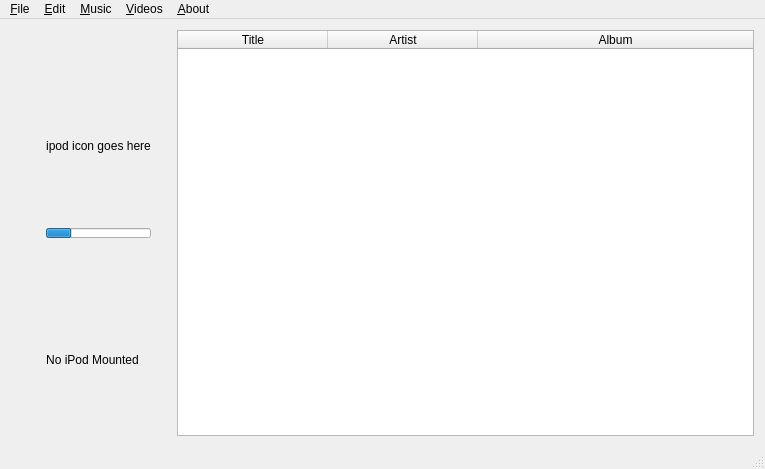
<?xml version="1.0" encoding="UTF-8"?>
<ui version="4.0">
 <class>MainWindow</class>
 <widget class="QMainWindow" name="MainWindow">
  <property name="geometry">
   <rect>
    <x>0</x>
    <y>0</y>
    <width>765</width>
    <height>469</height>
   </rect>
  </property>
  <property name="sizePolicy">
   <sizepolicy hsizetype="Preferred" vsizetype="Preferred">
    <horstretch>0</horstretch>
    <verstretch>0</verstretch>
   </sizepolicy>
  </property>
  <property name="windowTitle">
   <string>MainWindow</string>
  </property>
  <widget class="QWidget" name="centralWidget">
   <property name="sizePolicy">
    <sizepolicy hsizetype="Preferred" vsizetype="Preferred">
     <horstretch>0</horstretch>
     <verstretch>0</verstretch>
    </sizepolicy>
   </property>
   <property name="cursor">
    <cursorShape>ArrowCursor</cursorShape>
   </property>
   <layout class="QVBoxLayout" name="verticalLayout_2">
    <item>
     <layout class="QGridLayout" name="gridLayout">
      <property name="sizeConstraint">
       <enum>QLayout::SetNoConstraint</enum>
      </property>
      <item row="2" column="0">
       <spacer name="horizontalSpacer_2">
        <property name="orientation">
         <enum>Qt::Horizontal</enum>
        </property>
        <property name="sizeType">
         <enum>QSizePolicy::Fixed</enum>
        </property>
        <property name="sizeHint" stdset="0">
         <size>
          <width>20</width>
          <height>13</height>
         </size>
        </property>
       </spacer>
      </item>
      <item row="2" column="1">
       <layout class="QVBoxLayout" name="verticalLayout">
        <property name="sizeConstraint">
         <enum>QLayout::SetMinimumSize</enum>
        </property>
        <property name="leftMargin">
         <number>15</number>
        </property>
        <property name="rightMargin">
         <number>0</number>
        </property>
        <item>
         <spacer name="verticalSpacer">
          <property name="orientation">
           <enum>Qt::Vertical</enum>
          </property>
          <property name="sizeType">
           <enum>QSizePolicy::Fixed</enum>
          </property>
          <property name="sizeHint" stdset="0">
           <size>
            <width>20</width>
            <height>40</height>
           </size>
          </property>
         </spacer>
        </item>
        <item>
         <widget class="QLabel" name="ipodimg">
          <property name="sizePolicy">
           <sizepolicy hsizetype="Fixed" vsizetype="Preferred">
            <horstretch>0</horstretch>
            <verstretch>0</verstretch>
           </sizepolicy>
          </property>
          <property name="text">
           <string>ipod icon goes here</string>
          </property>
          <property name="alignment">
           <set>Qt::AlignCenter</set>
          </property>
         </widget>
        </item>
        <item>
         <widget class="QProgressBar" name="progressBar">
          <property name="sizePolicy">
           <sizepolicy hsizetype="Fixed" vsizetype="Fixed">
            <horstretch>0</horstretch>
            <verstretch>0</verstretch>
           </sizepolicy>
          </property>
          <property name="maximumSize">
           <size>
            <width>120</width>
            <height>10</height>
           </size>
          </property>
          <property name="font">
           <font>
            <weight>50</weight>
            <italic>false</italic>
            <bold>false</bold>
           </font>
          </property>
          <property name="value">
           <number>24</number>
          </property>
          <property name="textVisible">
           <bool>false</bool>
          </property>
         </widget>
        </item>
        <item>
         <spacer name="verticalSpacer_2">
          <property name="orientation">
           <enum>Qt::Vertical</enum>
          </property>
          <property name="sizeType">
           <enum>QSizePolicy::Fixed</enum>
          </property>
          <property name="sizeHint" stdset="0">
           <size>
            <width>20</width>
            <height>40</height>
           </size>
          </property>
         </spacer>
        </item>
        <item>
         <widget class="QLabel" name="label">
          <property name="sizePolicy">
           <sizepolicy hsizetype="Fixed" vsizetype="Preferred">
            <horstretch>0</horstretch>
            <verstretch>0</verstretch>
           </sizepolicy>
          </property>
          <property name="baseSize">
           <size>
            <width>0</width>
            <height>0</height>
           </size>
          </property>
          <property name="text">
           <string>No iPod Mounted</string>
          </property>
          <property name="alignment">
           <set>Qt::AlignCenter</set>
          </property>
         </widget>
        </item>
       </layout>
      </item>
      <item row="2" column="5">
       <spacer name="horizontalSpacer">
        <property name="orientation">
         <enum>Qt::Horizontal</enum>
        </property>
        <property name="sizeType">
         <enum>QSizePolicy::Fixed</enum>
        </property>
        <property name="sizeHint" stdset="0">
         <size>
          <width>20</width>
          <height>13</height>
         </size>
        </property>
       </spacer>
      </item>
      <item row="2" column="6">
       <widget class="QTableWidget" name="tableWidget">
        <property name="enabled">
         <bool>true</bool>
        </property>
        <property name="sizePolicy">
         <sizepolicy hsizetype="Expanding" vsizetype="Expanding">
          <horstretch>0</horstretch>
          <verstretch>0</verstretch>
         </sizepolicy>
        </property>
        <property name="baseSize">
         <size>
          <width>0</width>
          <height>0</height>
         </size>
        </property>
        <property name="editTriggers">
         <set>QAbstractItemView::NoEditTriggers</set>
        </property>
        <property name="tabKeyNavigation">
         <bool>false</bool>
        </property>
        <property name="alternatingRowColors">
         <bool>true</bool>
        </property>
        <property name="selectionMode">
         <enum>QAbstractItemView::ExtendedSelection</enum>
        </property>
        <property name="selectionBehavior">
         <enum>QAbstractItemView::SelectRows</enum>
        </property>
        <property name="gridStyle">
         <enum>Qt::DotLine</enum>
        </property>
        <property name="sortingEnabled">
         <bool>true</bool>
        </property>
        <property name="cornerButtonEnabled">
         <bool>false</bool>
        </property>
        <attribute name="horizontalHeaderCascadingSectionResizes">
         <bool>false</bool>
        </attribute>
        <attribute name="horizontalHeaderDefaultSectionSize">
         <number>150</number>
        </attribute>
        <attribute name="horizontalHeaderHighlightSections">
         <bool>true</bool>
        </attribute>
        <attribute name="horizontalHeaderStretchLastSection">
         <bool>true</bool>
        </attribute>
        <attribute name="verticalHeaderVisible">
         <bool>false</bool>
        </attribute>
        <attribute name="verticalHeaderShowSortIndicator" stdset="0">
         <bool>false</bool>
        </attribute>
        <attribute name="verticalHeaderStretchLastSection">
         <bool>false</bool>
        </attribute>
        <column>
         <property name="text">
          <string>Title</string>
         </property>
        </column>
        <column>
         <property name="text">
          <string>Artist</string>
         </property>
        </column>
        <column>
         <property name="text">
          <string>Album</string>
         </property>
        </column>
       </widget>
      </item>
     </layout>
    </item>
   </layout>
  </widget>
  <widget class="QMenuBar" name="menuBar">
   <property name="geometry">
    <rect>
     <x>0</x>
     <y>0</y>
     <width>765</width>
     <height>22</height>
    </rect>
   </property>
   <widget class="QMenu" name="menu_File">
    <property name="title">
     <string>&amp;File</string>
    </property>
    <addaction name="actionReload"/>
    <addaction name="action_Quit"/>
   </widget>
   <widget class="QMenu" name="menu_About">
    <property name="title">
     <string>&amp;About</string>
    </property>
    <addaction name="actionAbout_Qt"/>
    <addaction name="actionAbout"/>
   </widget>
   <widget class="QMenu" name="menu_Edit">
    <property name="title">
     <string>&amp;Edit</string>
    </property>
    <addaction name="actionSet_Mount_Point"/>
   </widget>
   <widget class="QMenu" name="menuMovies">
    <property name="title">
     <string>&amp;Videos</string>
    </property>
    <addaction name="actionConvert_and_Add"/>
    <addaction name="actionAdd_YouTube_Video"/>
   </widget>
   <widget class="QMenu" name="menu_Music">
    <property name="title">
     <string>&amp;Music</string>
    </property>
    <addaction name="actionAdd_File"/>
    <addaction name="actionAdd_Folder"/>
   </widget>
   <addaction name="menu_File"/>
   <addaction name="menu_Edit"/>
   <addaction name="menu_Music"/>
   <addaction name="menuMovies"/>
   <addaction name="menu_About"/>
  </widget>
  <widget class="QStatusBar" name="statusBar"/>
  <action name="action_Quit">
   <property name="icon">
    <iconset resource="images.qrc">
     <normaloff>:/icons/images/application_exit.png</normaloff>:/icons/images/application_exit.png</iconset>
   </property>
   <property name="text">
    <string>&amp;Quit</string>
   </property>
   <property name="shortcut">
    <string>Ctrl+Q</string>
   </property>
   <property name="shortcutContext">
    <enum>Qt::ApplicationShortcut</enum>
   </property>
  </action>
  <action name="actionAbout_Qt">
   <property name="text">
    <string>About Qt</string>
   </property>
  </action>
  <action name="actionSet_Mount_Point">
   <property name="text">
    <string>Set Mount Point</string>
   </property>
  </action>
  <action name="actionReload">
   <property name="icon">
    <iconset resource="images.qrc">
     <normaloff>:/icons/images/reload.png</normaloff>:/icons/images/reload.png</iconset>
   </property>
   <property name="text">
    <string>Reload</string>
   </property>
   <property name="shortcut">
    <string>Ctrl+R</string>
   </property>
   <property name="shortcutContext">
    <enum>Qt::ApplicationShortcut</enum>
   </property>
  </action>
  <action name="actionAbout">
   <property name="text">
    <string>About</string>
   </property>
  </action>
  <action name="actionAdd">
   <property name="text">
    <string>Add</string>
   </property>
   <property name="statusTip">
    <string>Add a video</string>
   </property>
  </action>
  <action name="actionConvert_and_Add">
   <property name="text">
    <string>Add Video</string>
   </property>
   <property name="statusTip">
    <string>Convert and add a video</string>
   </property>
  </action>
  <action name="actionAdd_File">
   <property name="text">
    <string>Add File</string>
   </property>
  </action>
  <action name="actionAdd_Folder">
   <property name="text">
    <string>Add Folder</string>
   </property>
  </action>
  <action name="actionAlbum_View">
   <property name="text">
    <string>Album View</string>
   </property>
  </action>
  <action name="actionArtist_View">
   <property name="text">
    <string>Artist View</string>
   </property>
  </action>
  <action name="actionList_View">
   <property name="text">
    <string>List View</string>
   </property>
  </action>
  <action name="actionAdd_YouTube_Video">
   <property name="text">
    <string>Add YouTube Video</string>
   </property>
  </action>
 </widget>
 <layoutdefault spacing="6" margin="11"/>
 <resources>
  <include location="images.qrc"/>
 </resources>
 <connections>
  <connection>
   <sender>action_Quit</sender>
   <signal>triggered()</signal>
   <receiver>MainWindow</receiver>
   <slot>close()</slot>
   <hints>
    <hint type="sourcelabel">
     <x>-1</x>
     <y>-1</y>
    </hint>
    <hint type="destinationlabel">
     <x>299</x>
     <y>199</y>
    </hint>
   </hints>
  </connection>
 </connections>
</ui>
